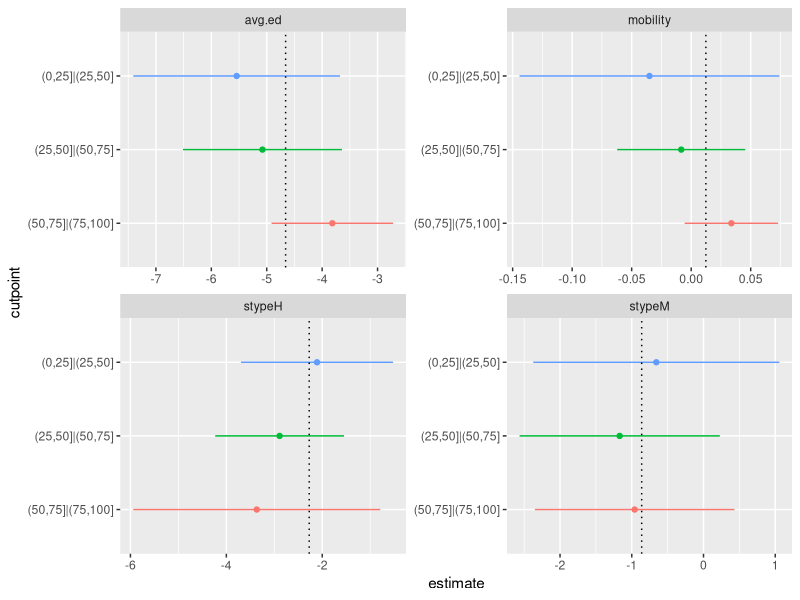

The R source for this figure:
## ---- chunk 1
library(survey)
data(api)
the_design<-svydesign(id=~1, weights=~pw, data=apisrs)
the_design<-update(the_design, mealcat = cut(meals, c(0, 25, 50, 75, 100)))

formula<-mealcat~avg.ed + mobility + stype
m1<-svyolr(formula, design = the_design)
m1
## ---- chunk 2
K<-length(m1$lev)
P<-length(m1$coef)
## ---- chunk 3
get_infl<-function(k,formula,design){
	y<-formula[[2]]
	formula[[2]]<-bquote(I(as.numeric(.(y))>.(k)))
	mk<-svyglm(formula, design, family=quasibinomial, influence=TRUE)
	list(coef(mk), attr(mk,"influence"))
}

fits<-lapply(1:(K-1), function(k) get_infl(k, formula, the_design))
infs<-do.call(cbind, lapply(fits, "[[",2))
combined_V<- vcov(svytotal(infs/weights(the_design), the_design))
## ---- chunk 4
conditional_V<- lapply(1:P, 
                    function(p) 1/diag(solve(combined_V[c(p+1+(0:(K-2))*(P+1)), c(p+1+(0:(K-2))*(P+1))])))
coefs<-lapply(fits,"[[",1)
## ---- chunk 5
library(forcats)
library(ggplot2)
res<-data.frame(variable=rep(names(coefs[[1]])[-1],each=K-1),
				cutpoint=fct_rev(rep(names(m1$zeta),P)),
				estimate=as.vector(do.call(rbind,coefs)[,-1]),
				se=sqrt(do.call(c, conditional_V)))
res$lower=res$estimate-1.96*res$se
res$upper=res$estimate+1.96*res$se

p<-ggplot(res,aes(y=cutpoint,col=cutpoint))+
  geom_point(aes(x=estimate))+
	geom_linerange(aes(xmin=lower,xmax=upper))+
	facet_wrap(~variable,scales="free")+
	theme(legend.position="none")+
	geom_vline(aes(xintercept=z),linetype="dotted",
	           data.frame(z=m1$coef,variable=names(coefs[[1]])[-1]))
print(p)
## ---- chunk 6
D<-diag(P)
for(k in 2:(K-1)){
	D<-rbind(D,diag(P))
}
D<-cbind(D,matrix(0,nrow=(P)*(K-1),ncol=(K-2)))
for (k in 1:(K-2)){
	D[(P-1)*k+(1:(P)),P+k]<-coefs[[k+1]][-1]
}		

B<-do.call(c,lapply(coefs, "[",-1))
VarB<-(combined_V[-(1+(0:(K-2))*(P+1)),-(1+(0:(K-2))*(P+1))])
VarBinv<-solve(VarB)
deltahat<- solve(t(D)%*%VarBinv%*%D, t(D)%*%VarBinv%*%B)
VarDelta<-solve(t(D)%*%VarBinv%*%D)

i<-P+(1:(K-2))
brantTest<-deltahat[i]%*%solve(VarDelta[i,i])%*%deltahat[i]
brantTest
pchisq(brantTest,df=(K-2),lower.tail=FALSE)
## ---- chunk 7
D<-cbind(1,-diag(K-2))%x%diag(P)
DB<-D%*%B
bigTest<-t(DB)%*%solve(D%*%VarB%*%t(D))%*%DB
bigTest
pchisq(bigTest,df=(K-2)*P,lower.tail=FALSE)
